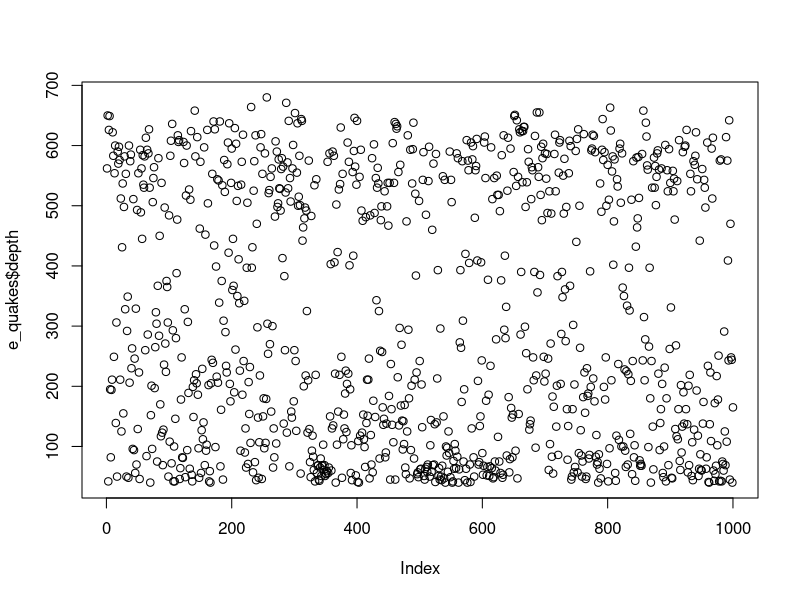
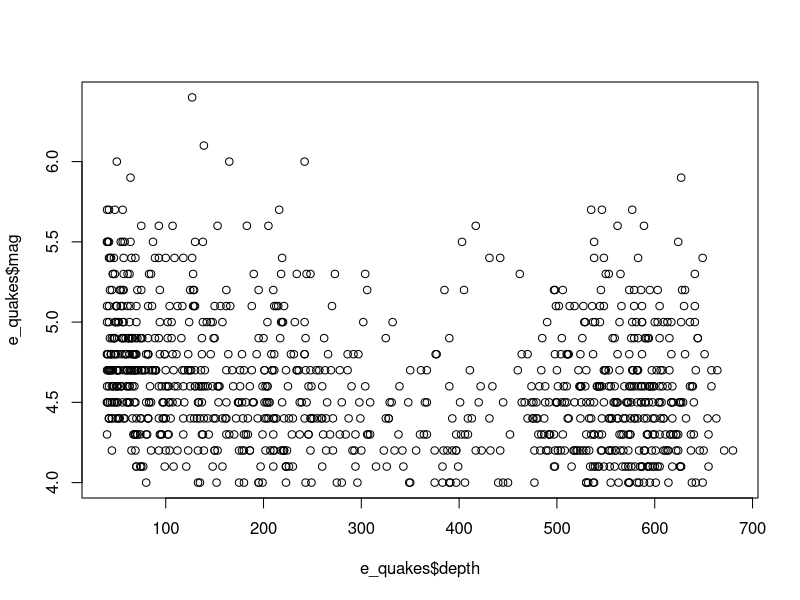
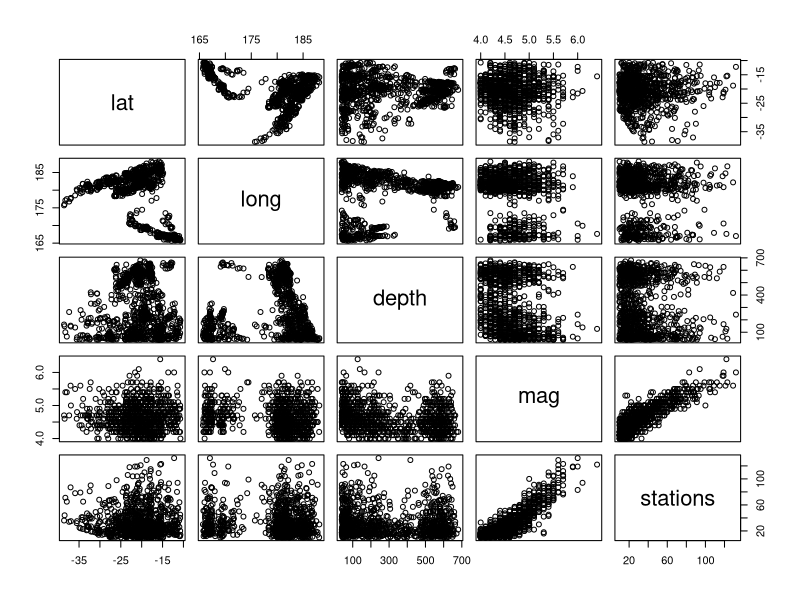
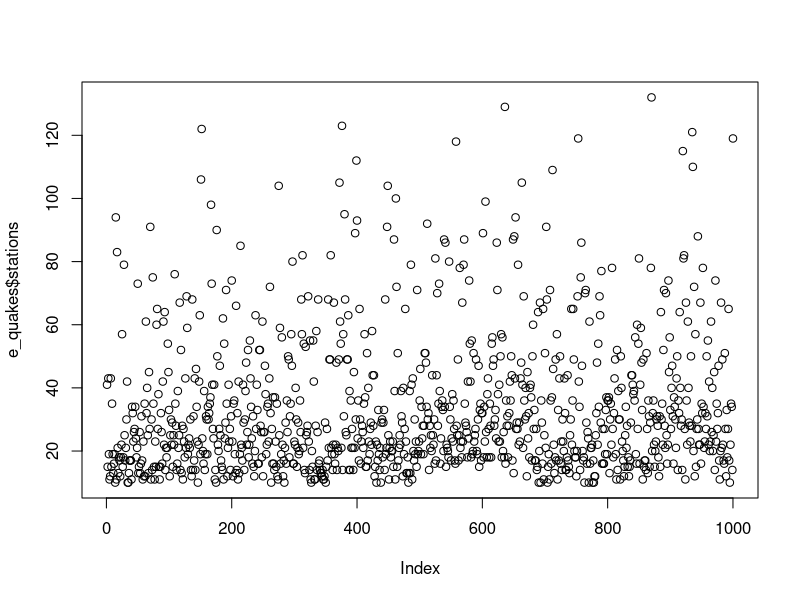
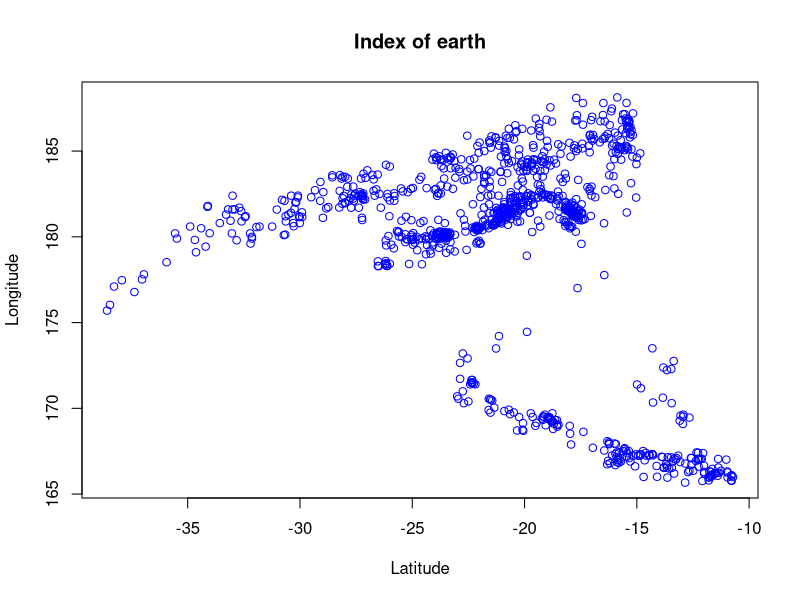
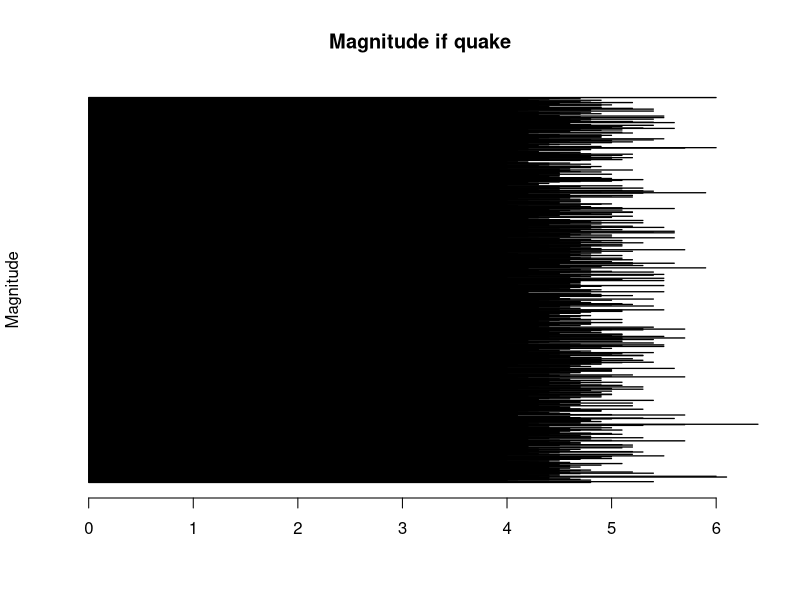
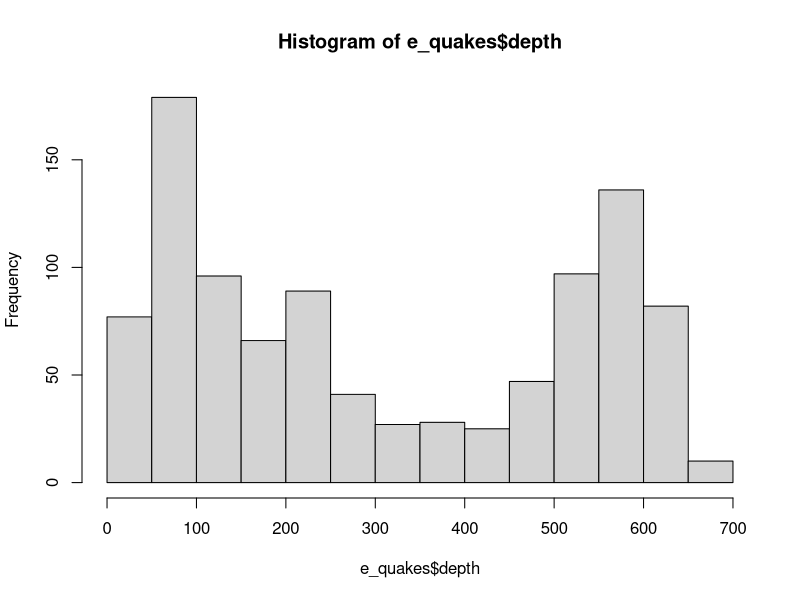
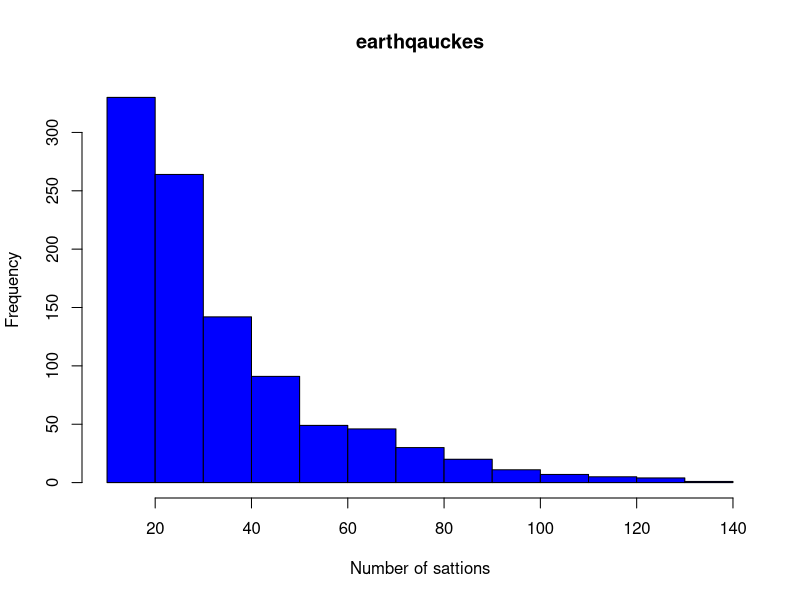

Reproduce these figures in R, in order. (Note: this script raises an error after producing the figures.)
####Class assignment####
e_quakes<-datasets::quakes

head(e_quakes,10)
tail(e_quakes,10)

e_quakes[,c(1,2,4,5)]
e_quakes[1,-3]

summary(e_quakes$mag)
summary(e_quakes)


plot(e_quakes$depth)
plot(e_quakes$depth,e_quakes$mag, type = "p")
plot(e_quakes)
plot(e_quakes$stations, type = "p")

plot(e_quakes$lat, e_quakes$long, xlab = "Latitude", ylab = "Longitude", main = "Index of earth", col = "blue")


barplot(e_quakes$mag, main = "Magnitude if quake", ylab = "Magnitude", horiz = T, axes = T, col = "red")

hist(e_quakes$depth)
hist(e_quakes$stations, main = "earthqauckes", xlab = "Number of sattions", col = "blue")

boxplot(e_quakes$mag)
boxplot(e_quakes[,3:4])


par(mfrow=c(3,3) , mar=c(2,1,2,1), las= 0, bty= "o" )
plot(e_quakes$lat)
plot(e_quakes$lat, e_quakes$long)
plot(e_quakes$lat, type = "l")
plot(e_quakes$mag, type = "l")
barplot(e_quakes$lat, main = 'Ozone Concenteration in air',
        xlab = 'Latitude', col='green',horiz = TRUE)
hist(e_quakes$mag)
boxplot(e_quakes[,0:4], main='Multiple Box plots')
boxplot(e_quakes$stations)
boxplot.stats(e_quakes$mag)

################Standard deviation####
sd(e_quakes$mag,na.rm = T) #we have to get rid of NA values hence we use na.rm=T
var(e_quakes)
skewness(e_quakes$mag) #load the package
kurtosis(e_quakes$depth)
